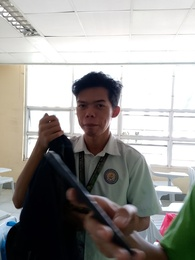
#> input picture Photos/pic.jpg, 195 x 260 px
$ python basic_functions.py
#> lines starting #> are read from the running program, lines starting #| are printed output that depends on the picture; after the words box and inside, x2 and y2 are one past the last pixel; in counts of white or black regions, pixels touching at a corner belong together
# pylint:disable=no-member

import cv2 as cv

# Read in an image
img = cv.imread("Photos/pic.jpg")
#> img is the input picture: shape (260, 195, 3); mean B, G, R 149.5, 152.6, 154.4
cv.imshow("Park", img)

# Converting to grayscale
gray = cv.cvtColor(img, cv.COLOR_BGR2GRAY)
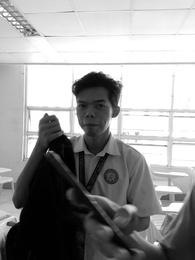
#> gray: shape (260, 195); min 0, max 255, mean 152.8
cv.imshow("Gray", gray)

# Blur
blur = cv.GaussianBlur(img, (7, 7), cv.BORDER_DEFAULT)
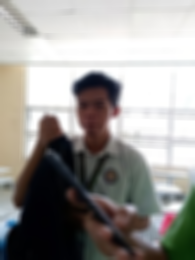
#> blur: shape (260, 195, 3); mean B, G, R 149.5, 152.6, 154.4
cv.imshow("Blur", blur)

# Edge Cascade
canny = cv.Canny(blur, 125, 175)
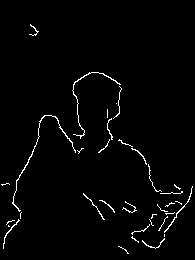
#> canny: shape (260, 195); 2% white in thin lines or dots, all inside (x1, y1, x2, y2) = (1, 24, 193, 254)
cv.imshow("Canny Edges", canny)

# Dilating the image
dilated = cv.dilate(canny, (7, 7), iterations=3)
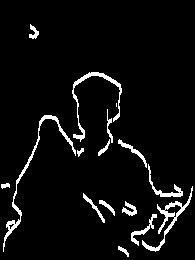
#> dilated: shape (260, 195); 5.1% white; 16 white regions (1 under 20 px), largest, box (x1, y1, x2, y2) and area: (3, 115, 76, 252) 565, (142, 186, 193, 252) 468, (72, 72, 122, 142) 434
cv.imshow("Dilated", dilated)

# Eroding
eroded = cv.erode(dilated, (7, 7), iterations=3)
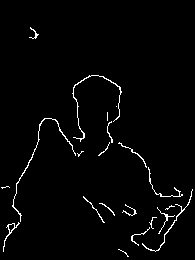
#> eroded: shape (260, 195); 2.2% white in thin lines or dots, all inside (x1, y1, x2, y2) = (1, 27, 193, 257)
cv.imshow("Eroded", eroded)

# Resize
resized = cv.resize(img, (500, 500), interpolation=cv.INTER_CUBIC)
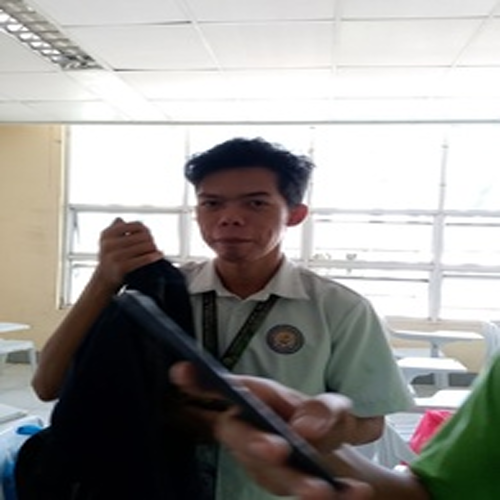
#> resized: shape (500, 500, 3); mean B, G, R 149.5, 152.5, 154.4
cv.imshow("Resized", resized)

# Cropping
cropped = img[50:200, 200:400]
#> cropped = empty array
cv.imshow("Cropped", cropped)

$ run again, with Photos/two.jpg copied over Photos/pic.jpg
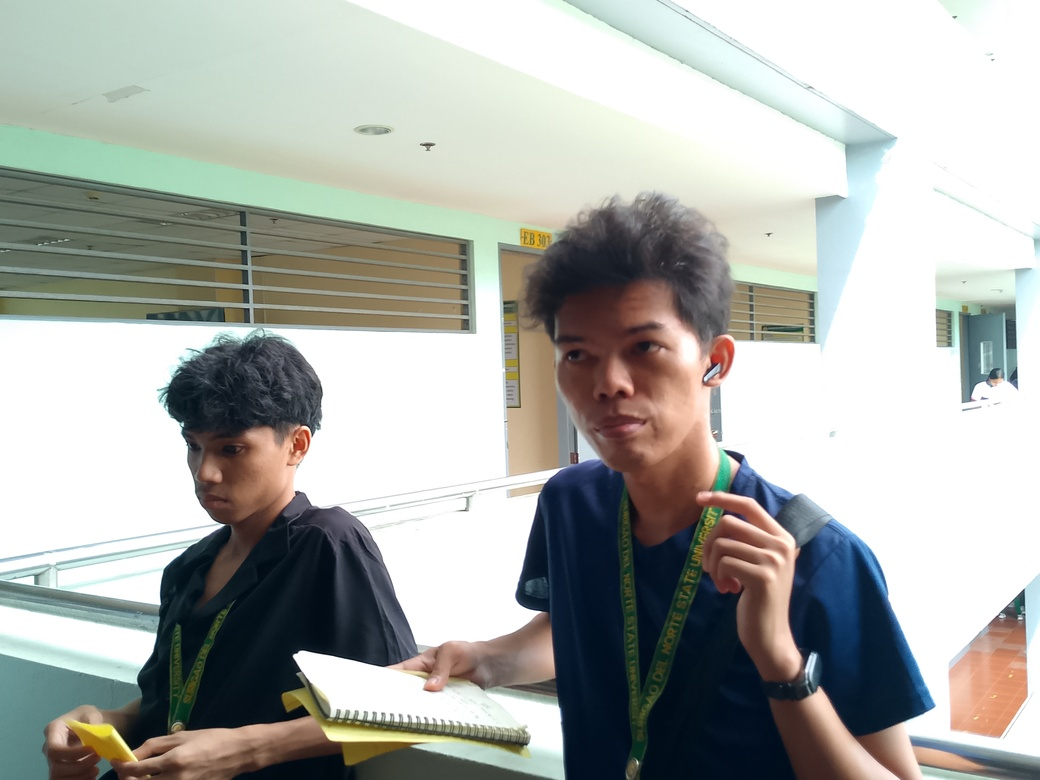
#> input picture Photos/two.jpg, 1040 x 780 px
#> img is the input picture: shape (780, 1040, 3); mean B, G, R 169, 173.8, 171.1
#> `canny = cv.Canny(blur, 125, 175)`:
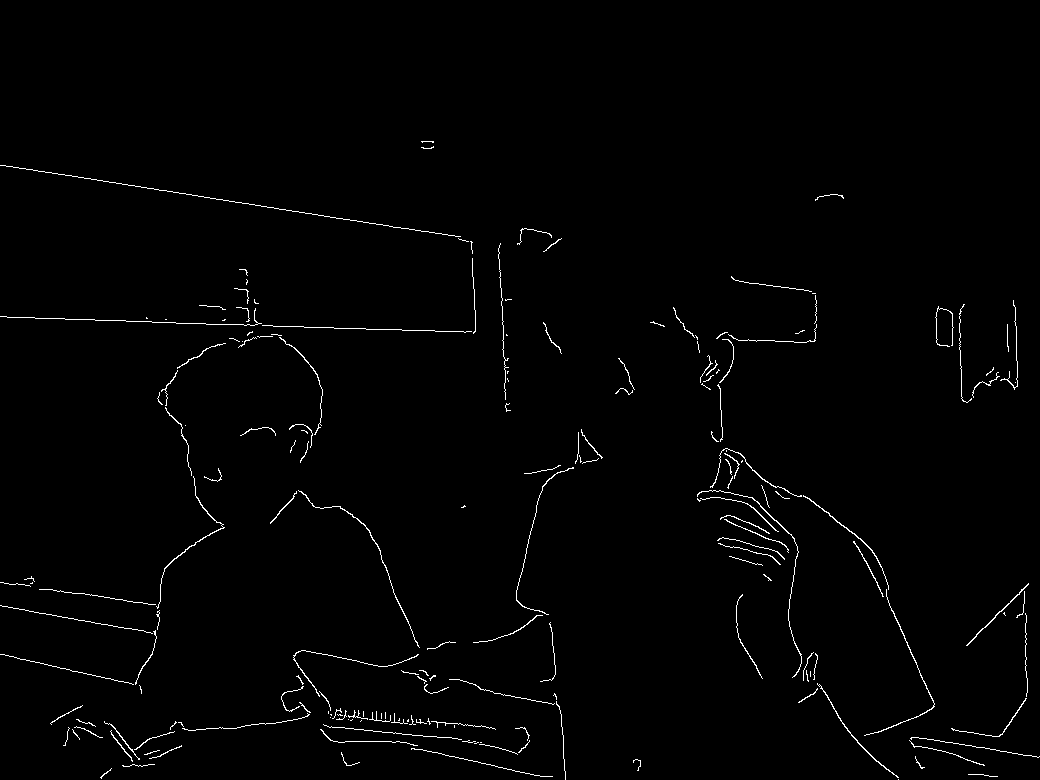
#> canny: shape (780, 1040); 1.2% white in thin lines or dots, all inside (x1, y1, x2, y2) = (0, 141, 1040, 780)
#> dilated: shape (780, 1040); 3.4% white; 90 white regions (7 under 20 px), largest, box (x1, y1, x2, y2) and area: (0, 307, 472, 336) 2024, (0, 165, 469, 245) 1884, (697, 448, 802, 681) 1756
#> eroded: shape (780, 1040); 1.2% white in thin lines or dots, all inside (x1, y1, x2, y2) = (0, 144, 1040, 780)
#> `cropped = img[50:200, 200:400]`:
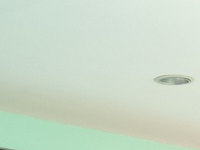
#> cropped: shape (150, 200, 3); mean B, G, R 201.2, 218, 202.9
